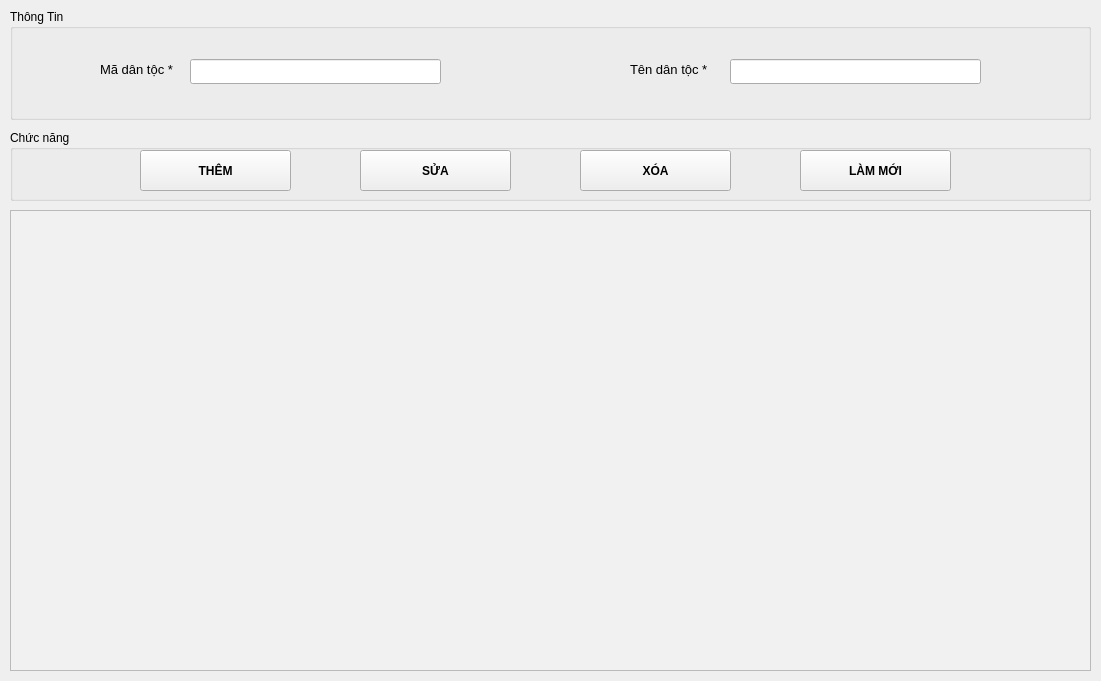
<?xml version="1.0" encoding="UTF-8"?>
<ui version="4.0">
 <class>Form</class>
 <widget class="QWidget" name="Form">
  <property name="geometry">
   <rect>
    <x>0</x>
    <y>0</y>
    <width>1101</width>
    <height>681</height>
   </rect>
  </property>
  <property name="windowTitle">
   <string>Form</string>
  </property>
  <widget class="QGroupBox" name="groupBox">
   <property name="geometry">
    <rect>
     <x>10</x>
     <y>9</y>
     <width>1081</width>
     <height>111</height>
    </rect>
   </property>
   <property name="title">
    <string>Thông Tin</string>
   </property>
   <widget class="QLineEdit" name="txtMaDanToc">
    <property name="geometry">
     <rect>
      <x>180</x>
      <y>50</y>
      <width>251</width>
      <height>25</height>
     </rect>
    </property>
   </widget>
   <widget class="QLabel" name="label">
    <property name="geometry">
     <rect>
      <x>90</x>
      <y>50</y>
      <width>161</width>
      <height>21</height>
     </rect>
    </property>
    <property name="font">
     <font>
      <pointsize>10</pointsize>
     </font>
    </property>
    <property name="text">
     <string>Mã dân tộc *</string>
    </property>
   </widget>
   <widget class="QLabel" name="label_2">
    <property name="geometry">
     <rect>
      <x>620</x>
      <y>50</y>
      <width>81</width>
      <height>21</height>
     </rect>
    </property>
    <property name="font">
     <font>
      <pointsize>10</pointsize>
     </font>
    </property>
    <property name="text">
     <string>Tên dân tộc *</string>
    </property>
   </widget>
   <widget class="QLineEdit" name="txtTenDanToc">
    <property name="geometry">
     <rect>
      <x>720</x>
      <y>50</y>
      <width>251</width>
      <height>25</height>
     </rect>
    </property>
   </widget>
  </widget>
  <widget class="QGroupBox" name="groupBox_2">
   <property name="geometry">
    <rect>
     <x>10</x>
     <y>130</y>
     <width>1081</width>
     <height>71</height>
    </rect>
   </property>
   <property name="title">
    <string>Chức năng</string>
   </property>
   <widget class="QPushButton" name="buttonThem">
    <property name="geometry">
     <rect>
      <x>130</x>
      <y>20</y>
      <width>151</width>
      <height>41</height>
     </rect>
    </property>
    <property name="font">
     <font>
      <weight>75</weight>
      <bold>true</bold>
     </font>
    </property>
    <property name="cursor">
     <cursorShape>PointingHandCursor</cursorShape>
    </property>
    <property name="text">
     <string>THÊM</string>
    </property>
   </widget>
   <widget class="QPushButton" name="buttonSua">
    <property name="geometry">
     <rect>
      <x>350</x>
      <y>20</y>
      <width>151</width>
      <height>41</height>
     </rect>
    </property>
    <property name="font">
     <font>
      <weight>75</weight>
      <bold>true</bold>
     </font>
    </property>
    <property name="cursor">
     <cursorShape>PointingHandCursor</cursorShape>
    </property>
    <property name="text">
     <string>SỬA</string>
    </property>
   </widget>
   <widget class="QPushButton" name="buttonXoa">
    <property name="geometry">
     <rect>
      <x>570</x>
      <y>20</y>
      <width>151</width>
      <height>41</height>
     </rect>
    </property>
    <property name="font">
     <font>
      <weight>75</weight>
      <bold>true</bold>
     </font>
    </property>
    <property name="cursor">
     <cursorShape>PointingHandCursor</cursorShape>
    </property>
    <property name="text">
     <string>XÓA</string>
    </property>
   </widget>
   <widget class="QPushButton" name="buttonLamMoi">
    <property name="geometry">
     <rect>
      <x>790</x>
      <y>20</y>
      <width>151</width>
      <height>41</height>
     </rect>
    </property>
    <property name="font">
     <font>
      <weight>75</weight>
      <bold>true</bold>
     </font>
    </property>
    <property name="cursor">
     <cursorShape>PointingHandCursor</cursorShape>
    </property>
    <property name="text">
     <string>LÀM MỚI</string>
    </property>
   </widget>
  </widget>
  <widget class="QTableWidget" name="tableData">
   <property name="enabled">
    <bool>true</bool>
   </property>
   <property name="geometry">
    <rect>
     <x>10</x>
     <y>210</y>
     <width>1081</width>
     <height>461</height>
    </rect>
   </property>
   <property name="styleSheet">
    <string notr="true">background-color:  #f1f1f1;</string>
   </property>
   <property name="midLineWidth">
    <number>1</number>
   </property>
   <property name="editTriggers">
    <set>QAbstractItemView::NoEditTriggers</set>
   </property>
  </widget>
 </widget>
 <resources/>
 <connections/>
</ui>
